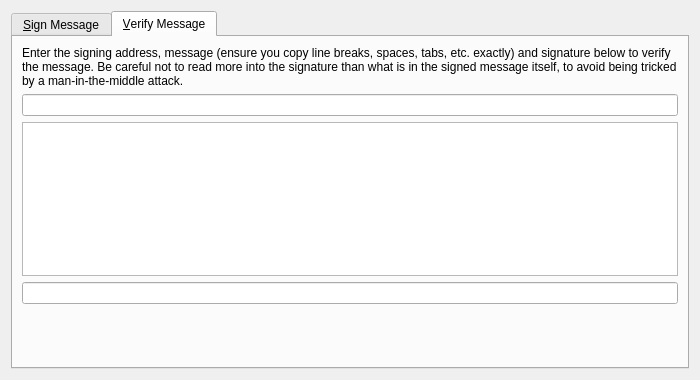
<?xml version="1.0" encoding="UTF-8"?>
<ui version="4.0">
 <class>SignVerifyMessageDialog</class>
 <widget class="QDialog" name="SignVerifyMessageDialog">
  <property name="geometry">
   <rect>
    <x>0</x>
    <y>0</y>
    <width>700</width>
    <height>380</height>
   </rect>
  </property>
  <property name="windowTitle">
   <string>Signatures - Sign / Verify a Message</string>
  </property>
  <property name="modal">
   <bool>true</bool>
  </property>
  <layout class="QVBoxLayout" name="verticalLayout">
   <item>
    <widget class="QTabWidget" name="tabWidget">
     <property name="currentIndex">
      <number>1</number>
     </property>
     <widget class="QWidget" name="tabSignMessage">
      <attribute name="title">
       <string>&amp;Sign Message</string>
      </attribute>
      <layout class="QVBoxLayout" name="verticalLayout_SM">
       <item>
        <widget class="QLabel" name="infoLabel_SM">
         <property name="text">
          <string>You can sign messages with your addresses to prove you own them. Be careful not to sign anything vague, as phishing attacks may try to trick you into signing your identity over to them. Only sign fully-detailed statements you agree to.</string>
         </property>
         <property name="textFormat">
          <enum>Qt::PlainText</enum>
         </property>
         <property name="wordWrap">
          <bool>true</bool>
         </property>
        </widget>
       </item>
       <item>
        <layout class="QHBoxLayout" name="horizontalLayout_1_SM">
         <property name="spacing">
          <number>0</number>
         </property>
         <item>
          <widget class="QValidatedLineEdit" name="addressIn_SM">
           <property name="toolTip">
            <string>The Vulcano address to sign the message with</string>
           </property>
          </widget>
         </item>
         <item>
          <widget class="QtMaterialFlatButton" name="addressBookButton_SM" native="true">
           <property name="toolTip">
            <string>Choose previously used address</string>
           </property>
           <property name="text" stdset="0">
            <string/>
           </property>
           <property name="icon" stdset="0">
            <iconset resource="../vulcano.qrc">
             <normaloff>:/icons/address-book</normaloff>:/icons/address-book</iconset>
           </property>
           <property name="shortcut" stdset="0">
            <string>Alt+A</string>
           </property>
           <property name="autoDefault" stdset="0">
            <bool>false</bool>
           </property>
          </widget>
         </item>
         <item>
          <widget class="QtMaterialFlatButton" name="pasteButton_SM" native="true">
           <property name="toolTip">
            <string>Paste address from clipboard</string>
           </property>
           <property name="text" stdset="0">
            <string/>
           </property>
           <property name="icon" stdset="0">
            <iconset resource="../vulcano.qrc">
             <normaloff>:/icons/editpaste</normaloff>:/icons/editpaste</iconset>
           </property>
           <property name="shortcut" stdset="0">
            <string>Alt+P</string>
           </property>
           <property name="autoDefault" stdset="0">
            <bool>false</bool>
           </property>
          </widget>
         </item>
        </layout>
       </item>
       <item>
        <widget class="QPlainTextEdit" name="messageIn_SM">
         <property name="toolTip">
          <string>Enter the message you want to sign here</string>
         </property>
        </widget>
       </item>
       <item>
        <widget class="QLabel" name="signatureLabel_SM">
         <property name="text">
          <string>Signature</string>
         </property>
         <property name="textFormat">
          <enum>Qt::PlainText</enum>
         </property>
        </widget>
       </item>
       <item>
        <layout class="QHBoxLayout" name="horizontalLayout_2_SM">
         <property name="spacing">
          <number>0</number>
         </property>
         <item>
          <widget class="QLineEdit" name="signatureOut_SM">
           <property name="font">
            <font>
             <italic>true</italic>
            </font>
           </property>
           <property name="readOnly">
            <bool>true</bool>
           </property>
          </widget>
         </item>
         <item>
          <widget class="QtMaterialFlatButton" name="copySignatureButton_SM" native="true">
           <property name="toolTip">
            <string>Copy the current signature to the system clipboard</string>
           </property>
           <property name="text" stdset="0">
            <string/>
           </property>
           <property name="icon" stdset="0">
            <iconset resource="../vulcano.qrc">
             <normaloff>:/icons/editcopy</normaloff>:/icons/editcopy</iconset>
           </property>
           <property name="autoDefault" stdset="0">
            <bool>false</bool>
           </property>
          </widget>
         </item>
        </layout>
       </item>
       <item>
        <layout class="QHBoxLayout" name="horizontalLayout_3_SM">
         <item>
          <widget class="QtMaterialFlatButton" name="signMessageButton_SM" native="true">
           <property name="toolTip">
            <string>Sign the message to prove you own this Vulcano address</string>
           </property>
           <property name="text" stdset="0">
            <string>Sign Message</string>
           </property>
           <property name="icon" stdset="0">
            <iconset resource="../vulcano.qrc">
             <normaloff>:/icons/edit</normaloff>:/icons/edit</iconset>
           </property>
           <property name="autoDefault" stdset="0">
            <bool>false</bool>
           </property>
          </widget>
         </item>
         <item>
          <widget class="QtMaterialFlatButton" name="clearButton_SM" native="true">
           <property name="toolTip">
            <string>Reset all sign message fields</string>
           </property>
           <property name="text" stdset="0">
            <string>Clear All</string>
           </property>
           <property name="icon" stdset="0">
            <iconset resource="../vulcano.qrc">
             <normaloff>:/icons/remove</normaloff>:/icons/remove</iconset>
           </property>
           <property name="autoDefault" stdset="0">
            <bool>false</bool>
           </property>
          </widget>
         </item>
         <item>
          <spacer name="horizontalSpacer_1_SM">
           <property name="orientation">
            <enum>Qt::Horizontal</enum>
           </property>
           <property name="sizeHint" stdset="0">
            <size>
             <width>40</width>
             <height>48</height>
            </size>
           </property>
          </spacer>
         </item>
         <item>
          <widget class="QLabel" name="statusLabel_SM">
           <property name="font">
            <font>
             <weight>75</weight>
             <bold>true</bold>
            </font>
           </property>
           <property name="text">
            <string/>
           </property>
           <property name="wordWrap">
            <bool>true</bool>
           </property>
          </widget>
         </item>
         <item>
          <spacer name="horizontalSpacer_2_SM">
           <property name="orientation">
            <enum>Qt::Horizontal</enum>
           </property>
           <property name="sizeHint" stdset="0">
            <size>
             <width>40</width>
             <height>48</height>
            </size>
           </property>
          </spacer>
         </item>
        </layout>
       </item>
      </layout>
     </widget>
     <widget class="QWidget" name="tabVerifyMessage">
      <attribute name="title">
       <string>&amp;Verify Message</string>
      </attribute>
      <layout class="QVBoxLayout" name="verticalLayout_VM">
       <item>
        <widget class="QLabel" name="infoLabel_VM">
         <property name="text">
          <string>Enter the signing address, message (ensure you copy line breaks, spaces, tabs, etc. exactly) and signature below to verify the message. Be careful not to read more into the signature than what is in the signed message itself, to avoid being tricked by a man-in-the-middle attack.</string>
         </property>
         <property name="textFormat">
          <enum>Qt::PlainText</enum>
         </property>
         <property name="alignment">
          <set>Qt::AlignLeading|Qt::AlignLeft|Qt::AlignTop</set>
         </property>
         <property name="wordWrap">
          <bool>true</bool>
         </property>
        </widget>
       </item>
       <item>
        <layout class="QHBoxLayout" name="horizontalLayout_1_VM">
         <property name="spacing">
          <number>0</number>
         </property>
         <item>
          <widget class="QValidatedLineEdit" name="addressIn_VM">
           <property name="toolTip">
            <string>The Vulcano address the message was signed with</string>
           </property>
          </widget>
         </item>
         <item>
          <widget class="QtMaterialFlatButton" name="addressBookButton_VM" native="true">
           <property name="toolTip">
            <string>Choose previously used address</string>
           </property>
           <property name="text" stdset="0">
            <string/>
           </property>
           <property name="icon" stdset="0">
            <iconset resource="../vulcano.qrc">
             <normaloff>:/icons/address-book</normaloff>:/icons/address-book</iconset>
           </property>
           <property name="shortcut" stdset="0">
            <string>Alt+A</string>
           </property>
           <property name="autoDefault" stdset="0">
            <bool>false</bool>
           </property>
          </widget>
         </item>
        </layout>
       </item>
       <item>
        <widget class="QPlainTextEdit" name="messageIn_VM"/>
       </item>
       <item>
        <widget class="QValidatedLineEdit" name="signatureIn_VM"/>
       </item>
       <item>
        <layout class="QHBoxLayout" name="horizontalLayout_2_VM">
         <item>
          <widget class="QtMaterialFlatButton" name="verifyMessageButton_VM" native="true">
           <property name="toolTip">
            <string>Verify the message to ensure it was signed with the specified Vulcano address</string>
           </property>
           <property name="text" stdset="0">
            <string>Verify Message</string>
           </property>
           <property name="icon" stdset="0">
            <iconset resource="../vulcano.qrc">
             <normaloff>:/icons/transaction_0</normaloff>:/icons/transaction_0</iconset>
           </property>
           <property name="autoDefault" stdset="0">
            <bool>false</bool>
           </property>
          </widget>
         </item>
         <item>
          <widget class="QtMaterialFlatButton" name="clearButton_VM" native="true">
           <property name="toolTip">
            <string>Reset all verify message fields</string>
           </property>
           <property name="text" stdset="0">
            <string>Clear All</string>
           </property>
           <property name="icon" stdset="0">
            <iconset resource="../vulcano.qrc">
             <normaloff>:/icons/remove</normaloff>:/icons/remove</iconset>
           </property>
           <property name="autoDefault" stdset="0">
            <bool>false</bool>
           </property>
          </widget>
         </item>
         <item>
          <spacer name="horizontalSpacer_1_VM">
           <property name="orientation">
            <enum>Qt::Horizontal</enum>
           </property>
           <property name="sizeHint" stdset="0">
            <size>
             <width>40</width>
             <height>48</height>
            </size>
           </property>
          </spacer>
         </item>
         <item>
          <widget class="QLabel" name="statusLabel_VM">
           <property name="font">
            <font>
             <weight>75</weight>
             <bold>true</bold>
            </font>
           </property>
           <property name="text">
            <string/>
           </property>
           <property name="wordWrap">
            <bool>true</bool>
           </property>
          </widget>
         </item>
         <item>
          <spacer name="horizontalSpacer_2_VM">
           <property name="orientation">
            <enum>Qt::Horizontal</enum>
           </property>
           <property name="sizeHint" stdset="0">
            <size>
             <width>40</width>
             <height>48</height>
            </size>
           </property>
          </spacer>
         </item>
        </layout>
       </item>
      </layout>
     </widget>
    </widget>
   </item>
  </layout>
 </widget>
 <customwidgets>
  <customwidget>
   <class>QtMaterialFlatButton</class>
   <extends>QWidget</extends>
   <header>qtmaterialflatbutton.h</header>
  </customwidget>
  <customwidget>
   <class>QValidatedLineEdit</class>
   <extends>QLineEdit</extends>
   <header>qvalidatedlineedit.h</header>
  </customwidget>
 </customwidgets>
 <resources>
  <include location="../vulcano.qrc"/>
 </resources>
 <connections/>
</ui>
